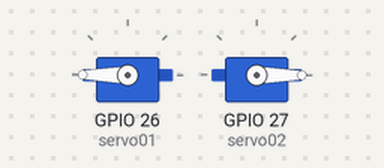
A sketch run on a simulated ESP32. Shown: 2 × servo.

Above: at 0.05 s.
Timing chart, 0 to 3.5 s (numbered marks = the images above):
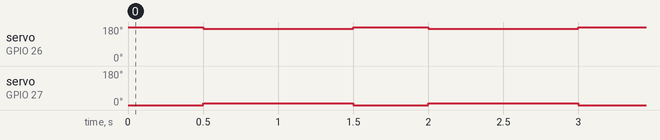

The sketch:

aa.ino
```cpp
#include <Servo.h>

Servo servo01;
Servo servo02;
Servo servo03;
Servo servo04;
Servo servo05;
Servo servo06;

const int output26 = 26;
const int output12=12;
const int output14 = 14;
const int output27=27;
const int output25 = 25;
const int output33=3;
void setup() {
  servo01.attach(26);
  servo02.attach(27);
}

void loop() {

  servo01.write(180);
  servo02.write(0);
    delay(500);
  servo01.write(170);
  servo02.write(10);
    delay(500);
  servo01.write(170);
    delay(500);

}
```

Measured:
- by itself, servo on GPIO 26 (servo01): alternates 180° for 0.50 s and 170° for 1.0 s
- by itself, servo on GPIO 27 (servo02): alternates 10° for 1.0 s and 0° for 0.50 s
